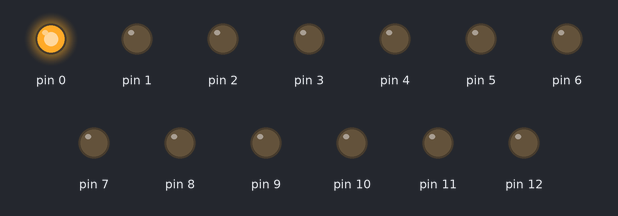
A sketch run on a simulated Arduino Uno, built with avr-gcc and run on an emulated ATmega328P. On the bench: output pins drawn as LEDs (lit = HIGH).

Above: at 0.5 s.
At 3.5 s:
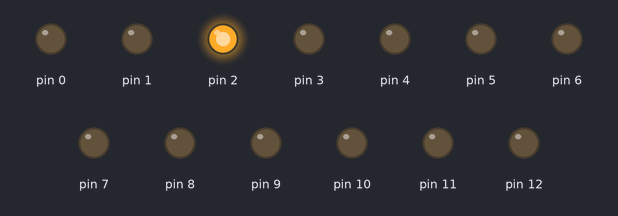
At 6.5 s:
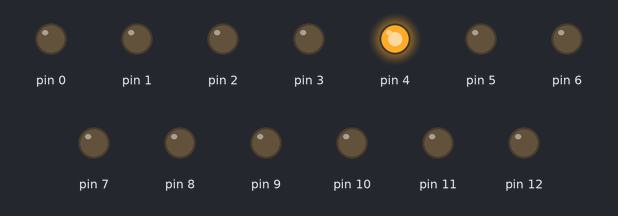
At 12.5 s:
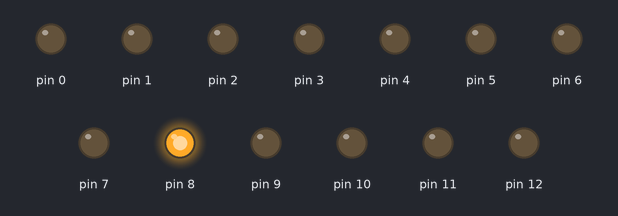
At 18.5 s:
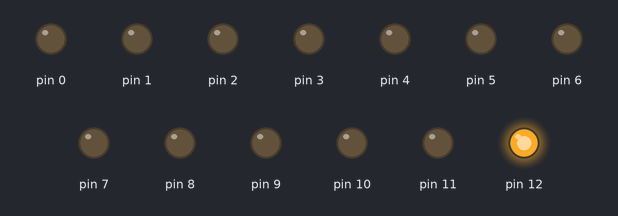
At 24.5 s:
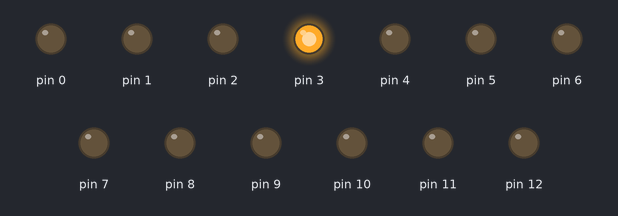
Timing chart, 0 to 25.4 s (numbered marks = the images above):
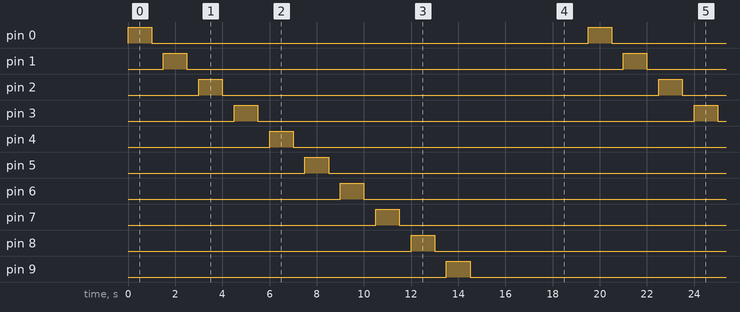

Measured:
- by itself, pin 0–12: alternates HIGH for 1.0 s and LOW for 18.5 s

The sketch:

sketch_kara-simsek.ino
```cpp
// (licence header left out)
void setup() {
  // put your setup code here, to run once:
  for(int i = 0; i<13; i++)
  {
     pinMode(i,OUTPUT);
  }

}

void loop() {
  // put your main code here, to run repeatedly:

  for(int i=0; i<13; i++)
  {
    digitalWrite(i, HIGH);
    delay(1000);
    digitalWrite(i, LOW);
    delay(500);
  }
}
```
